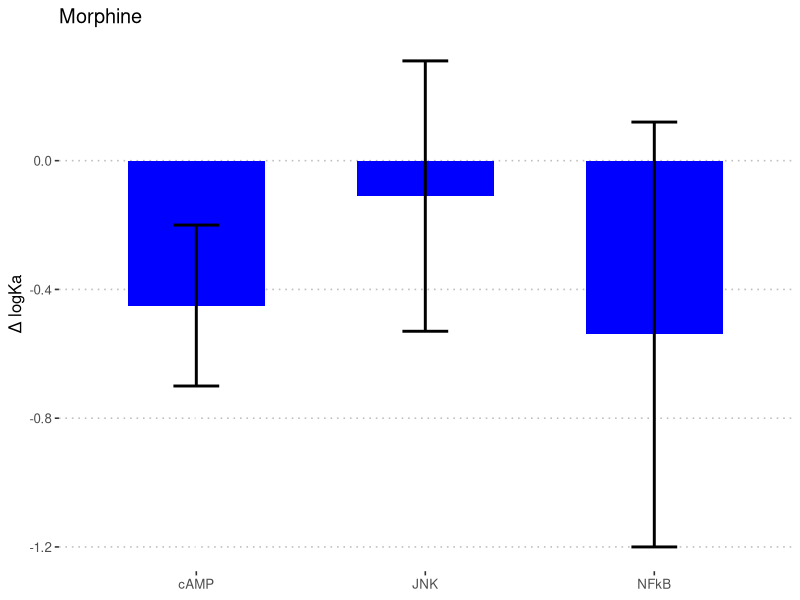
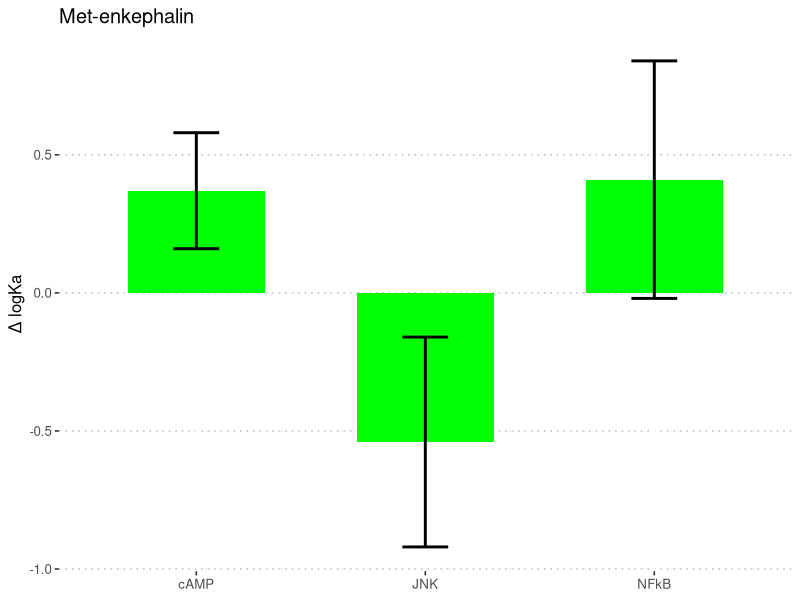
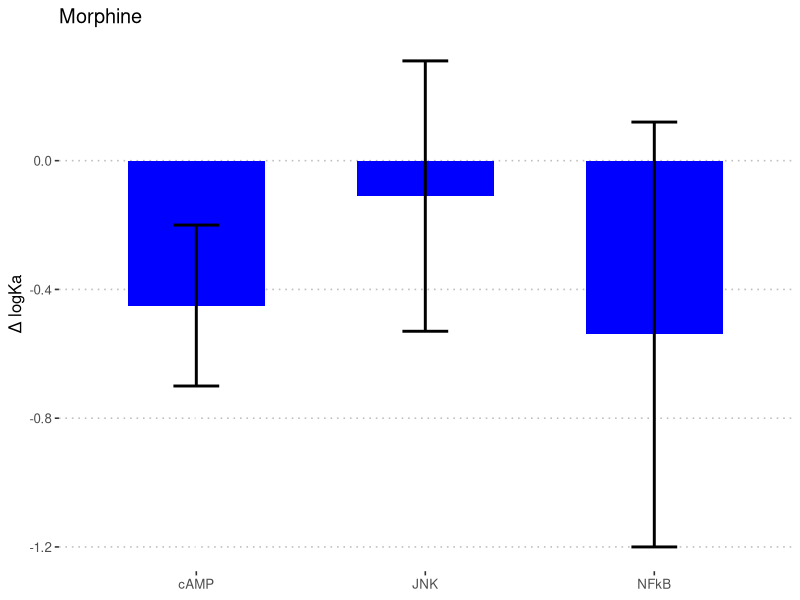
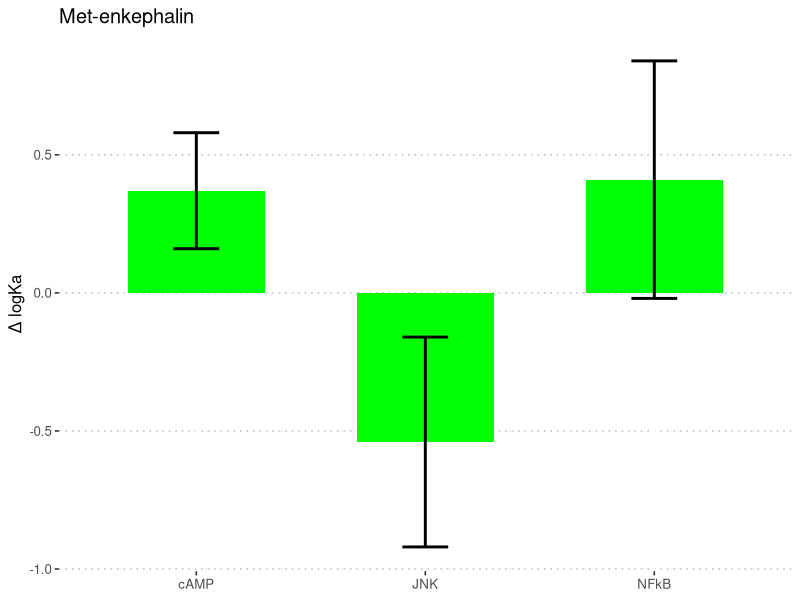

These figures' R source, in order:
# Barplots of ΔlogKa
library(tidyverse)
library(ggpubr)

# Import deltalog data
df <- as.data.frame(read.csv(file = "data/deltalogka.csv", header = TRUE, sep = ","))

# columns
cols <- c("Morphine", "Met.enkephalin", "endomorphin.1", "b.endorphin", "TRV130")

# Filter data fram by only human data
humandf <- dplyr::filter(df, grepl("Human", X))

# Filter data fram by only monkey data
mmdf <- dplyr::filter(df, grepl("Monkey", X))

# Monkey Morphine Plot
ggplot(mmdf, aes(x = X, y = Morphine)) + geom_bar(position = position_dodge(.01), width = 0.6, stat = "identity", fill = "blue") +
  geom_errorbar(aes(ymin = Morphine - Morphine.SEM, ymax = Morphine + Morphine.SEM), width = .2, color = "black", size = 1, position = position_dodge(.4)) +
  scale_x_discrete(labels = c(
    "Monkey cAMP" = "cAMP", "Monkey JNK" = "JNK",
    "Monkey NFkB" = "NFkB"
  )) +
  theme(
    panel.grid.major = element_blank(), panel.grid.minor = element_blank(),
    panel.background = element_blank()
  ) + ggtitle("Morphine") +
  xlab(NULL) + ylab("Δ logKa") + theme_pubclean()

ggsave("monkey_morphine.tiff", device = "tiff")

# Monkey Metenkephalin Plot
ggplot(mmdf, aes(x = mmdf$X, y = mmdf$Met.enkephalin)) + geom_bar(position = position_dodge(.01), width = 0.6, stat = "identity", fill = "green") +
  geom_errorbar(aes(ymin = Met.enkephalin - Met.enkephalin.SEM, ymax = Met.enkephalin + Met.enkephalin.SEM), width = .2, color = "black", size = 1, position = position_dodge(.4)) +
  scale_x_discrete(labels = c(
    "Monkey cAMP" = "cAMP", "Monkey JNK" = "JNK",
    "Monkey NFkB" = "NFkB"
  )) +
  theme(
    panel.grid.major = element_blank(), panel.grid.minor = element_blank(),
    panel.background = element_blank()
  ) + ggtitle("Met-enkephalin") +
  xlab(NULL) + ylab("Δ logKa") + theme_pubclean()

ggsave("monkey_metenkephalin.tiff", device = "tiff")
